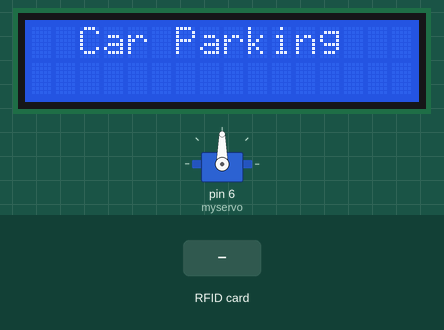
Recording of a sketch running on a simulated Arduino Uno, built with avr-gcc and run on an emulated ATmega328P. On the bench: servo, 16×2 character LCD. Wiring (inferred from the names in the program): 4 × IR receiver: data pin 2 / data pin 3 / data pin 4 / data pin 7. Inputs (shaded band) come from the test bench. What the sketch prints to the serial monitor is not drawn.

Above: at 0.2 s.
At 3.3 s:
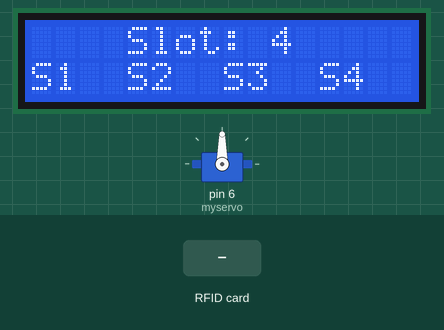
3.4 s: RFID card 5E 7A 19 C4 held to the reader
At 4.5 s:
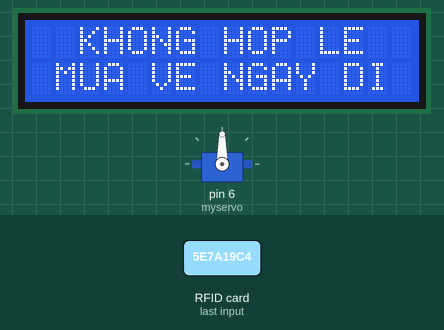
Timing chart, 0 to 6.4 s (numbered marks = the images above; inputs shaded):
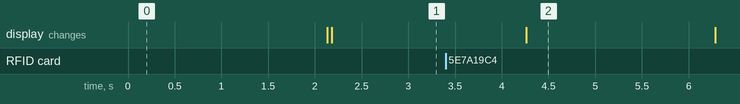

The sketch:

final_parkinglot.ino
```cpp
#include <SPI.h>
#include <MFRC522.h>
#include <Servo.h>
#include <Wire.h>
#include <LiquidCrystal_I2C.h>
LiquidCrystal_I2C lcd(0x27, 16, 2);

int PinRST = 9;
int PinSDA    = 10;
int UID[4], i;
MFRC522 My_mfRC522(PinSDA, PinRST);

void Read_Sensor();
void rotate1();
void rotate2();

int ID1[4] = {213, 241, 11, 173};
int ID2[4] = {81, 0, 254, 39};

int total_slot = 4;

Servo myservo;
int pos = 0;

#define ir_enter 5

#define ir_car1 7
#define ir_car2 2
#define ir_car3 3
#define ir_car4 4

int S1=0, S2=0, S3=0, S4=0, S5=0, S6=0;
int flag1=0, flag2=0;
int Slot;

void setup(){

  myservo.attach(6);  // attaches the servo on pin 9 to the servo object
  Serial.begin(9600);
  //Khởi tạo RFID
  SPI.begin();
  myservo.write(90);
  My_mfRC522.PCD_Init();

  pinMode(ir_car1, INPUT);
  pinMode(ir_car2, INPUT);
  pinMode(ir_car3, INPUT);
  pinMode(ir_car4, INPUT);

  pinMode(ir_enter, INPUT);

  lcd.init();
  lcd.backlight();
  lcd.setCursor(1,0);
  lcd.print(" Car Parking ");
  lcd.setCursor(0, 2);
  delay(2000);
  lcd.clear();
}
int identification(){
  if ( ! My_mfRC522.PICC_IsNewCardPresent()) // Không có thẻ
    return 2;

  if ( ! My_mfRC522.PICC_ReadCardSerial())  //Thẻ không hợp lệ
    return 3;  // Lỗi đọc thẻ

  for (byte i = 0; i < My_mfRC522.uid.size; i++) {
    UID[i] = My_mfRC522.uid.uidByte[i];
  }

  if ((UID[0] == ID1[0] && UID[1] == ID1[1] && UID[2] == ID1[2] && UID[3] == ID1[3]) ||
      (UID[0] == ID2[0] && UID[1] == ID2[1] && UID[2] == ID2[2] && UID[3] == ID2[3]))
      return 1; // Thẻ hợp lệ
  else if(UID[0] != ID1[0] || UID[1] != ID1[1] || UID[2] != ID1[2] || UID[3] != ID1[3] ||
          UID[0] != ID2[0] || UID[1] != ID2[1] || UID[2] != ID2[2] || UID[3] != ID2[3]){
    return 0;
  }

  My_mfRC522.PICC_HaltA();
  My_mfRC522.PCD_StopCrypto1();
}
void loop(){
  Serial.println("Current State: " + String(myservo.read()) );
  int accessStatus = identification(); // Lưu trạng thái thẻ vào biến accessStatus
  lcd.clear();
  if (accessStatus == 1) { //Thẻ hợp lệ
    if (Slot > 0) { // còn chỗ trống
      lcd.setCursor(0, 0);
      lcd.print("  THE HOP LE!");
      Serial.println("Current State: " + String(myservo.read()) );
      lcd.setCursor(1, 1);
      lcd.print("XIN MOI VAO !");
      rotate1();
      delay(1000);
      lcd.clear();


    }
    else { // bãi hết
      Serial.println("Current State: " + String(myservo.read()) );
      lcd.setCursor(0, 0);
      lcd.print("  BAI DO DAY");
      lcd.setCursor(0, 1);
      lcd.print("XIN TIM CHO KHAC");
      delay(2000);
      lcd.clear();
    }
  }
  else if (accessStatus == 0) { // Thẻ không hợp lệ
    Serial.println("Current State: " + String(myservo.read()) );
    lcd.setCursor(0, 0);
    lcd.print("  KHONG HOP LE");
    lcd.setCursor(0, 1);
    lcd.print(" MUA VE NGAY DI");
    rotate2();
    delay(2000);
    lcd.clear();
  }

  My_mfRC522.PICC_HaltA();
  My_mfRC522.PCD_StopCrypto1();

  Read_Sensor();

  lcd.setCursor(0, 1);
  if (S1 == 0) {
    lcd.print("S1");
  }
  else {
    lcd.print("  ");
  }

  lcd.setCursor(4, 1);
  if (S2 == 0) {
    lcd.print("S2");
  }
  else {
    lcd.print("  ");
  }

  lcd.setCursor(8, 1);
  if (S3 == 0) {
    lcd.print("S3");
  }
  else {
    lcd.print("  ");
  }

  lcd.setCursor(12, 1);
  if (S4 == 0) {
    lcd.print("S4");
  }
  else {
    lcd.print("  ");
  }

  lcd.setCursor(2, 0);
  Slot = total_slot - (S1 == 1) - (S2 == 1) - (S3 == 1) - (S4 == 1);
  lcd.print("  Slot: ");
  lcd.print(Slot);
  delay(1000);


}


void Read_Sensor(){
  if(digitalRead(ir_car1) == 0){S1=1;}
  else {S1=0;}
  if(digitalRead(ir_car2) == 0){S2=1;}
  else {S2=0;}
  if(digitalRead(ir_car3) == 0){S3=1;}
  else {S3=0;}
  if(digitalRead(ir_car4) == 0){S4=1;}
  else {S4=0;}

}

void rotate1(){
  Serial.println("Current State: " + String(myservo.read()) );
  for(pos=90; pos>=0; pos--){
    myservo.write(pos);
    delay(10);
  }
  Serial.println("Current State: " + String(myservo.read()) );
  delay(4000);
  for(pos=0; pos<=90; pos++){
    myservo.write(pos);
    delay(10);
  }
  Serial.println("Current State: " + String(myservo.read()) );
}

void rotate2(){
 Serial.println("Current State: " + String(myservo.read()) );
}
```

Measured:
- after the input at 3.4 s, the display: changes after 0.86 s (image 2)
